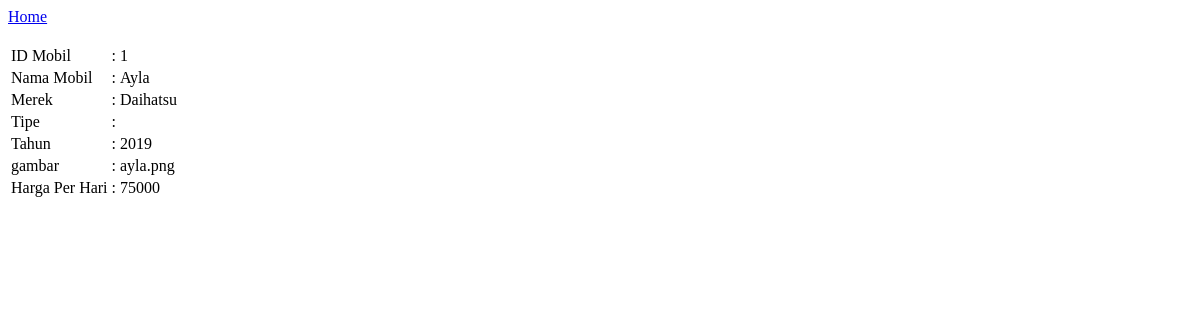
The page /rentalmobil/public/kendaraan/view/view.php?idmobil=1 on the database as committed earlier.
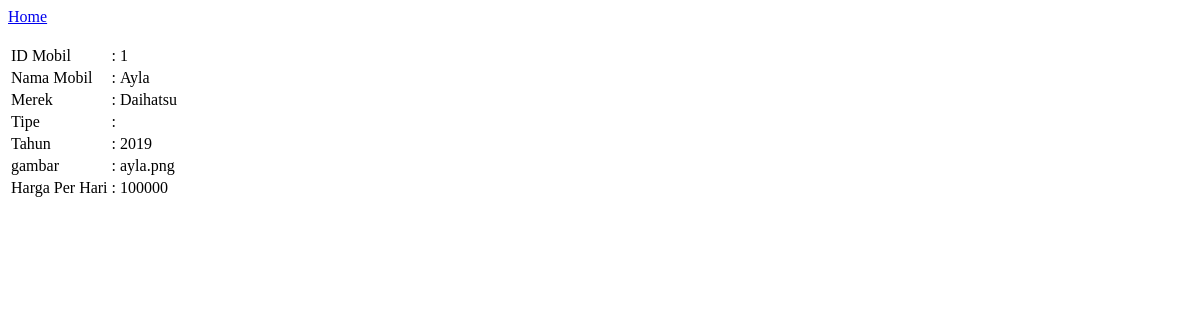
The same page on the database as committed later.
### tables this page shows
CREATE TABLE `kendaraan` (
  `idmobil` int(11) NOT NULL,
  `nama_mobil` varchar(100) DEFAULT NULL,
  `merek` varchar(100) DEFAULT NULL,
  `warna` varchar(500) NOT NULL,
  `tahun` int(11) DEFAULT NULL,
  `gambar_mobil` varchar(500) DEFAULT NULL,
  `harga_perhari` int(11) NOT NULL
);

### rentalmobil/public/kendaraan/Controller/viewdata.php (called while the page is built, shortened)
<?php
	include_once("../../../config/koneksi.php");
	class MobilController {
		private $kon;
		public function __construct($connection) {
			$this->kon = $connection;
		}
		public function getMobilData($idmobil) {
			$result =  mysqli_query($this->kon, "SELECT * FROM kendaraan WHERE idmobil = '$idmobil'");
			return mysqli_fetch_array($result);
		}
	}
	$kelasController = new MobilController($kon);
	$idmobil = $_GET['idmobil'];
	$mobilData = $kelasController->getMobilData($idmobil);
	if ($mobilData) {
		$idmobil = $mobilData['idmobil'];
		$nama_mobil = $mobilData['nama_mobil'];
		$merek = $mobilData['merek'];
		$tahun = $mobilData['tahun'];
		$gambar_mobil = $mobilData['gambar_mobil'];
		$harga_perhari = $mobilData['harga_perhari'];
	}
?>

### rentalmobil/public/kendaraan/View/view.php (the view, shortened to what this page needs)
<?php
	include_once("../../../config/koneksi.php");
	include_once("../Controller/viewdata.php");
?>
<!DOCTYPE html>
<html>
<head>
</head>
<body>
	<a href="../../dashboard/data/dashboardkendaraan.php">Home</a>
	<br><br>
	<form name="update_data" method="post" action="view.php">
		<table border="0">
			<tr>
				<td>ID Mobil </td>
				<td>: </td>
				<td><?php echo $idmobil; ?></td>
			</tr>
			<tr>
				<td>Nama Mobil </td>
				<td>: </td>
				<td><?php echo $nama_mobil; ?></td>
			</tr>
			<tr>
				<td>Merek </td>
				<td>: </td>
				<td><?php echo $merek; ?></td>
			</tr>
			<tr>
				<td>Tipe </td>
				<td>: </td>
				<td><?php echo $tipe; ?></td>
			</tr>
			<tr>
				<td>Tahun </td>
				<td>: </td>
				<td><?php echo $tahun; ?></td>
			</tr>
			<tr>
				<td>gambar </td>
				<td>: </td>
				<td><?php echo $gambar_mobil; ?></td>
			</tr>
			<tr>
				<td>Harga Per Hari </td>
				<td>: </td>
				<td><?php echo $harga_perhari; ?></td>
			</tr>
		</table>
	</form>
</body>
</html>

Rows that differ between the two databases and show on the page:
changed kendaraan "Ayla": harga_perhari "75000" → "100000"
